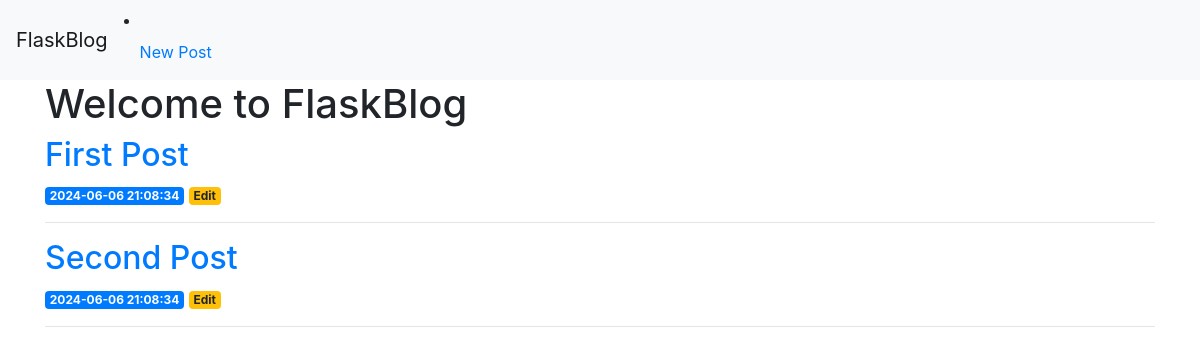
The app's page /, older data.
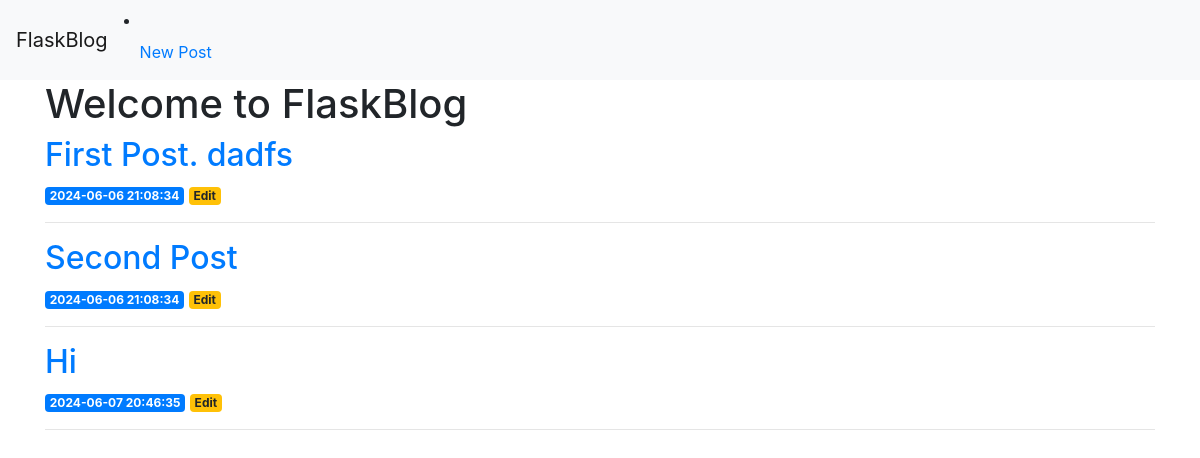
The same page, newer data.
### tables this page shows
CREATE TABLE posts (
    id INTEGER PRIMARY KEY AUTOINCREMENT,
    created TIMESTAMP NOT NULL DEFAULT CURRENT_TIMESTAMP,
    title TEXT NOT NULL,
    content TEXT NOT NULL
);

### server.py (the view)
@app.route('/')
def index():
    conn = get_db_connection()
    posts = conn.execute('SELECT * FROM posts').fetchall()
    conn.close()
    return render_template('index.html', posts=posts)

### server.py (called while the page is built)
def get_db_connection():
    conn = sqlite3.connect('database.db')
    conn.row_factory = sqlite3.Row
    return conn

### templates/index.html
{% extends 'base.html' %}
{% block content %}
    <h1>{% block title %} Welcome to FlaskBlog {% endblock %}</h1>
    {% for post in posts %}
        <a href="{{ url_for('post', post_id=post['id']) }}">
            <h2>{{ post['title'] }}</h2>
        </a>
        <span class="badge badge-primary">{{ post['created'] }}</span>
        <a href="{{ url_for('edit', id=post['id']) }}">
            <span class="badge badge-warning">Edit</span>
        </a>
        <hr>
    {% endfor %}
{% endblock %}

Row changes from the older to the newer data that the page shows:
changed posts: title "First Post" → "First Post. dadfs"
added posts: title "Hi", created "2024-06-07 20:46:35"
